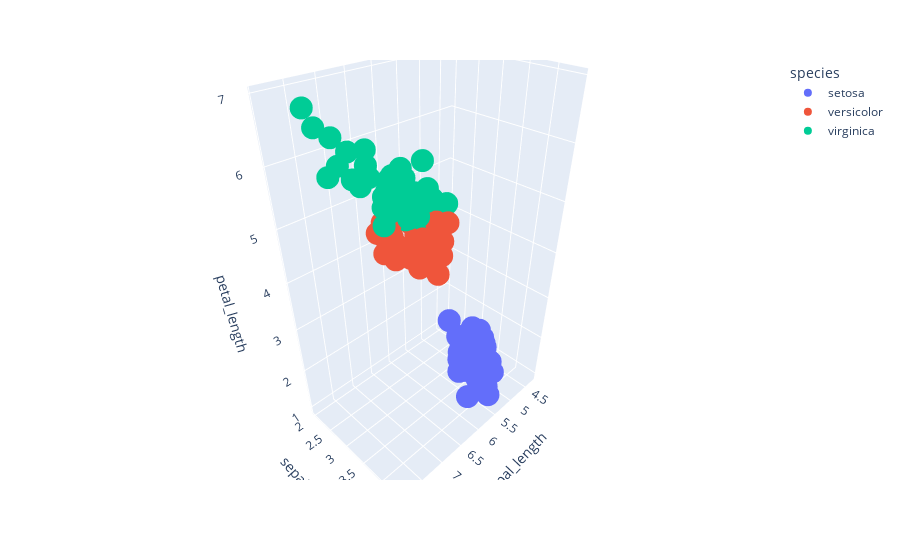

Write notebook code for a chart like this one.
### Code cell
df = px.data.iris()
fig = px.scatter_3d(df, x="sepal_length", y="sepal_width", z="petal_length", color="species")
fig.show()

### Figure 1 — Plotly figure (JSON) as saved in the notebook; plotly's stock layout.template omitted (floating-point values rounded to 4 significant figures)
{"data": [{"hovertemplate": "species=setosa<br>sepal_length=%{x}<br>sepal_width=%{y}<br>petal_length=%{z}<extra></extra>", "legendgroup": "setosa", "marker": {"color": "#636efa", "symbol": "circle"}, "mode": "markers", "name": "setosa", "scene": "scene", "showlegend": true, "type": "scatter3d", "x": [5.1, 4.9, 4.7, 4.6, 5, 5.4, 4.6, 5, 4.4, 4.9, 5.4, 4.8, 4.8, 4.3, 5.8, 5.7, 5.4, 5.1, 5.7, 5.1, 5.4, 5.1, 4.6, 5.1, 4.8, 5, 5, 5.2, 5.2, 4.7, 4.8, 5.4, 5.2, 5.5, 4.9, 5, 5.5, 4.9, 4.4, 5.1, 5, 4.5, 4.4, 5, 5.1, 4.8, 5.1, 4.6, 5.3, 5], "y": [3.5, 3, 3.2, 3.1, 3.6, 3.9, 3.4, 3.4, 2.9, 3.1, 3.7, 3.4, 3, 3, 4, 4.4, 3.9, 3.5, 3.8, 3.8, 3.4, 3.7, 3.6, 3.3, 3.4, 3, 3.4, 3.5, 3.4, 3.2, 3.1, 3.4, 4.1, 4.2, 3.1, 3.2, 3.5, 3.1, 3, 3.4, 3.5, 2.3, 3.2, 3.5, 3.8, 3, 3.8, 3.2, 3.7, 3.3], "z": [1.4, 1.4, 1.3, 1.5, 1.4, 1.7, 1.4, 1.5, 1.4, 1.5, 1.5, 1.6, 1.4, 1.1, 1.2, 1.5, 1.3, 1.4, 1.7, 1.5, 1.7, 1.5, 1, 1.7, 1.9, 1.6, 1.6, 1.5, 1.4, 1.6, 1.6, 1.5, 1.5, 1.4, 1.5, 1.2, 1.3, 1.5, 1.3, 1.5, 1.3, 1.3, 1.3, 1.6, 1.9, 1.4, 1.6, 1.4, 1.5, 1.4]}, {"hovertemplate": "species=versicolor<br>sepal_length=%{x}<br>sepal_width=%{y}<br>petal_length=%{z}<extra></extra>", "legendgroup": "versicolor", "marker": {"color": "#EF553B", "symbol": "circle"}, "mode": "markers", "name": "versicolor", "scene": "scene", "showlegend": true, "type": "scatter3d", "x": [7, 6.4, 6.9, 5.5, 6.5, 5.7, 6.3, 4.9, 6.6, 5.2, 5, 5.9, 6, 6.1, 5.6, 6.7, 5.6, 5.8, 6.2, 5.6, 5.9, 6.1, 6.3, 6.1, 6.4, 6.6, 6.8, 6.7, 6, 5.7, 5.5, 5.5, 5.8, 6, 5.4, 6, 6.7, 6.3, 5.6, 5.5, 5.5, 6.1, 5.8, 5, 5.6, 5.7, 5.7, 6.2, 5.1, 5.7], "y": [3.2, 3.2, 3.1, 2.3, 2.8, 2.8, 3.3, 2.4, 2.9, 2.7, 2, 3, 2.2, 2.9, 2.9, 3.1, 3, 2.7, 2.2, 2.5, 3.2, 2.8, 2.5, 2.8, 2.9, 3, 2.8, 3, 2.9, 2.6, 2.4, 2.4, 2.7, 2.7, 3, 3.4, 3.1, 2.3, 3, 2.5, 2.6, 3, 2.6, 2.3, 2.7, 3, 2.9, 2.9, 2.5, 2.8], "z": [4.7, 4.5, 4.9, 4, 4.6, 4.5, 4.7, 3.3, 4.6, 3.9, 3.5, 4.2, 4, 4.7, 3.6, 4.4, 4.5, 4.1, 4.5, 3.9, 4.8, 4, 4.9, 4.7, 4.3, 4.4, 4.8, 5, 4.5, 3.5, 3.8, 3.7, 3.9, 5.1, 4.5, 4.5, 4.7, 4.4, 4.1, 4, 4.4, 4.6, 4, 3.3, 4.2, 4.2, 4.2, 4.3, 3, 4.1]}, {"hovertemplate": "species=virginica<br>sepal_length=%{x}<br>sepal_width=%{y}<br>petal_length=%{z}<extra></extra>", "legendgroup": "virginica", "marker": {"color": "#00cc96", "symbol": "circle"}, "mode": "markers", "name": "virginica", "scene": "scene", "showlegend": true, "type": "scatter3d", "x": [6.3, 5.8, 7.1, 6.3, 6.5, 7.6, 4.9, 7.3, 6.7, 7.2, 6.5, 6.4, 6.8, 5.7, 5.8, 6.4, 6.5, 7.7, 7.7, 6, 6.9, 5.6, 7.7, 6.3, 6.7, 7.2, 6.2, 6.1, 6.4, 7.2, 7.4, 7.9, 6.4, 6.3, 6.1, 7.7, 6.3, 6.4, 6, 6.9, 6.7, 6.9, 5.8, 6.8, 6.7, 6.7, 6.3, 6.5, 6.2, 5.9], "y": [3.3, 2.7, 3, 2.9, 3, 3, 2.5, 2.9, 2.5, 3.6, 3.2, 2.7, 3, 2.5, 2.8, 3.2, 3, 3.8, 2.6, 2.2, 3.2, 2.8, 2.8, 2.7, 3.3, 3.2, 2.8, 3, 2.8, 3, 2.8, 3.8, 2.8, 2.8, 2.6, 3, 3.4, 3.1, 3, 3.1, 3.1, 3.1, 2.7, 3.2, 3.3, 3, 2.5, 3, 3.4, 3], "z": [6, 5.1, 5.9, 5.6, 5.8, 6.6, 4.5, 6.3, 5.8, 6.1, 5.1, 5.3, 5.5, 5, 5.1, 5.3, 5.5, 6.7, 6.9, 5, 5.7, 4.9, 6.7, 4.9, 5.7, 6, 4.8, 4.9, 5.6, 5.8, 6.1, 6.4, 5.6, 5.1, 5.6, 6.1, 5.6, 5.5, 4.8, 5.4, 5.6, 5.1, 5.1, 5.9, 5.7, 5.2, 5, 5.2, 5.4, 5.1]}], "layout": {"legend": {"title": {"text": "species"}, "tracegroupgap": 0}, "margin": {"t": 60}, "scene": {"domain": {"x": [0, 1], "y": [0, 1]}, "xaxis": {"title": {"text": "sepal_length"}}, "yaxis": {"title": {"text": "sepal_width"}}, "zaxis": {"title": {"text": "petal_length"}}}}}
